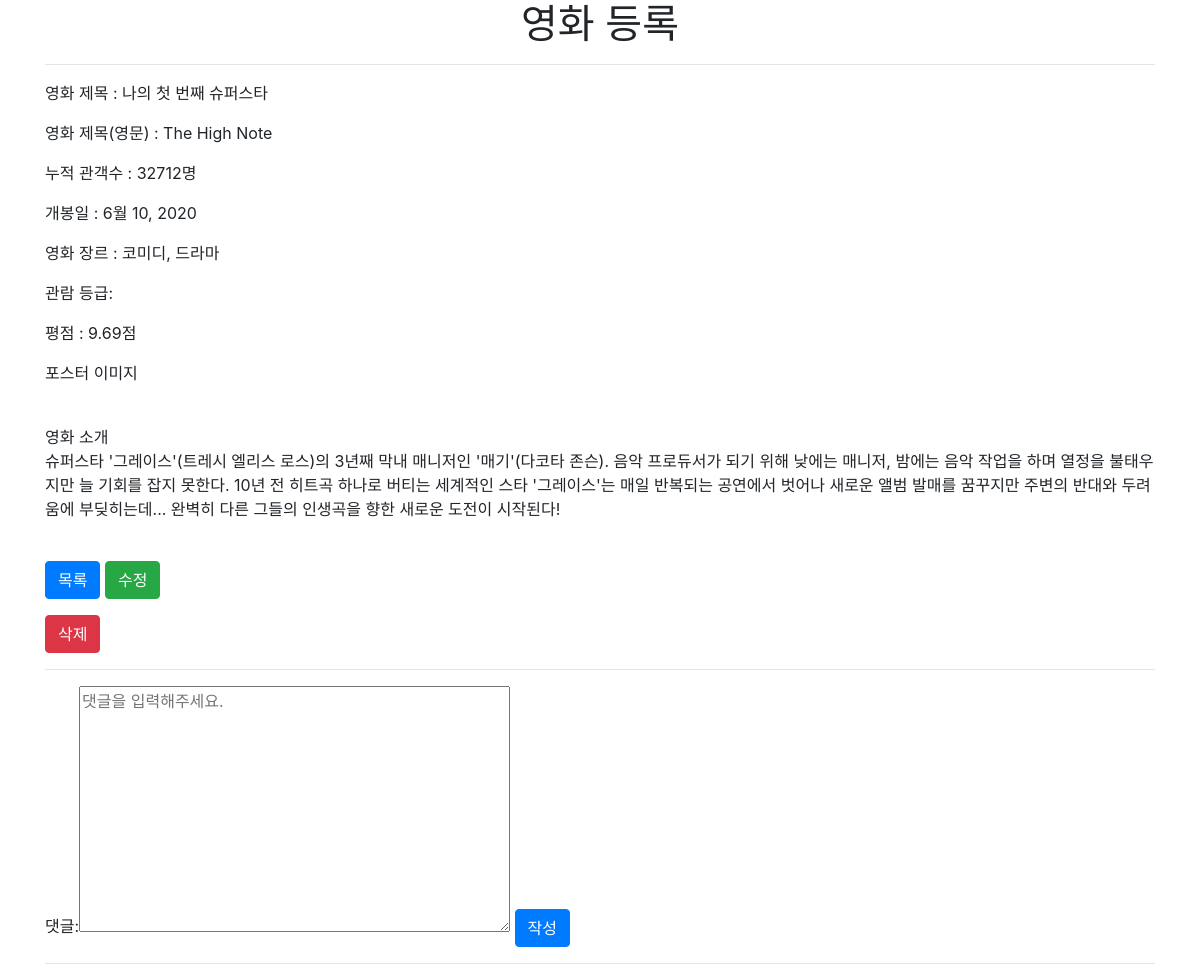
The app's page /movies/4/ with its own data.
### movies/models.py (models this page shows)
class Movie(models.Model):
    title = models.CharField(max_length=20)
    title_en = models.CharField(max_length=50)
    audience = models.IntegerField()
    open_date = models.DateField()
    genre = models.CharField(max_length=50)
    watch_grade = models.CharField(max_length=50)
    score = models.FloatField()
    poster_url = models.CharField(max_length=200)
    description = models.TextField()

### movies/views.py (the view)
# urls.py: path('<int:pk>/', views.detail, name='detail'),
def detail(request, pk):
    movie = Movie.objects.get(pk=pk)
    comments = movie.comment_set.all()
    form = CommentForm()
    context = {
        'movie': movie,
        'comments': comments,
        'form': form,
    }
    return render(request, 'movies/detail.html', context)

### movies/forms.py
class CommentForm(forms.ModelForm):
    content = forms.CharField(
        label='댓글',
        widget=forms.Textarea(
            attrs={
                'placeholder': '댓글을 입력해주세요.',
                'col' : 100,
                'row' : 10,
            }
        )
    )
    class Meta:
        model = Comment
        fields = ('content', )

### movies/templates/movies/detail.html (shortened to what this page needs)
{% extends 'base.html' %}
{% block content %}
<h1 class="text-center">영화 등록</h1>
<hr>
<p>영화 제목 : {{ movie.title }}</p>
<p>영화 제목(영문) : {{ movie.title_en }}</p>
<p>누적 관객수 : {{ movie.audience }}명</p>
<p>개봉일 : {{ movie.open_date }}</p>
<p>영화 장르 : {{ movie.genre }}</p>
<p>관람 등급: {{ movie.watch_grde }}</p>
<p>평점 : {{ movie.score }}점</p>
<p>포스터 이미지  <br> <img src="{{ movie.poster_url }}" width="500px" alt=""></p>
<p>영화 소개 <br> {{ movie.description }}<p>
<br>
<button onclick = "location.href = '{% url 'movies:index' %}'" class="btn btn-primary">목록</button>
<button onclick = "location.href = '{% url 'movies:edit' movie.pk %}'" class="btn btn-success">수정</button>
<form action="{% url 'movies:delete' movie.pk %}" method="POST">
    <button class="btn btn-danger">삭제</button>
</form>
<hr>
<form action="{% url 'movies:comment_create' movie.pk %}" method="POST">
    {{ form }}
    <button class="btn btn-primary">작성</button>
</form>
<hr>
{% endblock %}

### records on screen
Movie: title "나의 첫 번째 슈퍼스타", title_en "The High Note", audience "32712", open_date "6월 10, 2020", genre "코미디, 드라마", score "9.69", description "슈퍼스타 '그레이스'(트레시 엘리스 로스)의 3년째 막내 매니저인 '매기'(다코타 존슨). 음악 프로듀서가 되기 위해 낮에는 매니저, 밤에는 음악 작업을 하며 열정을 불태우지만 늘 기회를 잡지 못한다. 10년 전 히트곡 하나로 버티는 세계적인 스타 '그레이스'는 매일 반복되는 공연에서 벗어나 새로운 앨범 발매를 꿈꾸지만 주변의 반대와 두려움에 부딪히는데... 완벽히 다른 그들의 인생곡을 향한 새로운 도전이 시작된다!"
